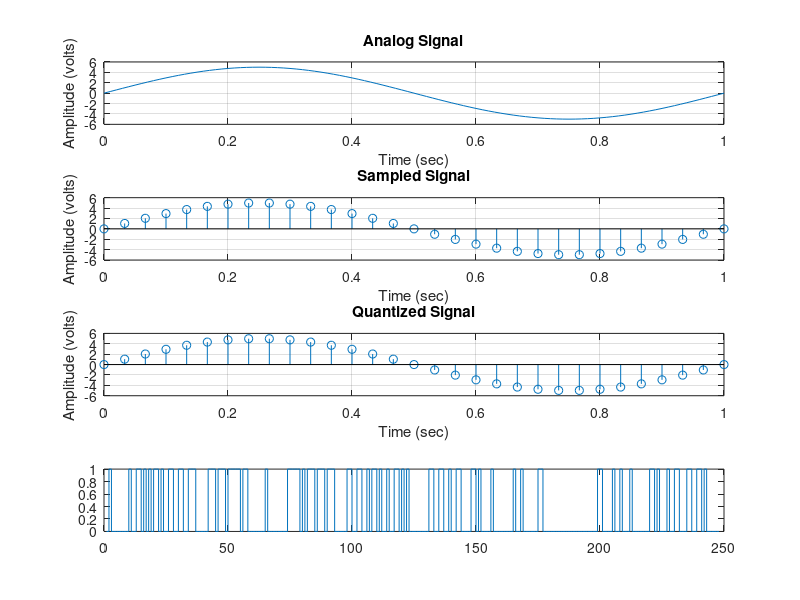

The MATLAB source for this figure:
clc;
clear all;
close all;

A = 5;
f = 1;
minTime = 0;
maxTime = 1;
theta = 0;
samplePerTime = 100;
t = minTime : 1/samplePerTime : maxTime;
analogSignal = A*sin(2*pi*f*t + theta);
subplot(4,1,1);
plot(t , analogSignal);
axis([minTime maxTime -A-1 A+1]);
xlabel('Time (sec)');
ylabel('Amplitude (volts)');
title('Analog Signal');
grid on;

samplingRate = 30*f;
totalSample = minTime : 1/samplingRate : maxTime;
sampledSignal = A*sin(2*pi*f*totalSample + theta);

subplot(4,1,2);
stem(totalSample ,sampledSignal );
xlabel('Time (sec)');
ylabel('Amplitude (volts)');
title('Sampled Signal');
grid on;
%disp(sampledSignal);

n = 8;
L = 2^n;
minV = -A;
maxV = +A;
delta = (maxV - minV)/L;
partition = minV : delta : maxV;
%disp(partition);
codebook = minV - (delta/2) : delta : maxV + (delta/2);
%disp(codebook);
[index,quants] = quantiz(sampledSignal,partition,codebook);
%disp(index);
%disp(quants);
subplot(4,1,3);
stem(totalSample ,sampledSignal );
xlabel('Time (sec)');
ylabel('Amplitude (volts)');
title('Quantized Signal');
grid on;

codematrix = de2bi(index,'left-msb');
k = 1;
for i=1:1:length(index);
    for j=1:1:n
        codevector(k)=codematrix(i,j);
        k=k+1;
    end
end
disp(codevector);
subplot(4,1,4);
stairs(codevector);

